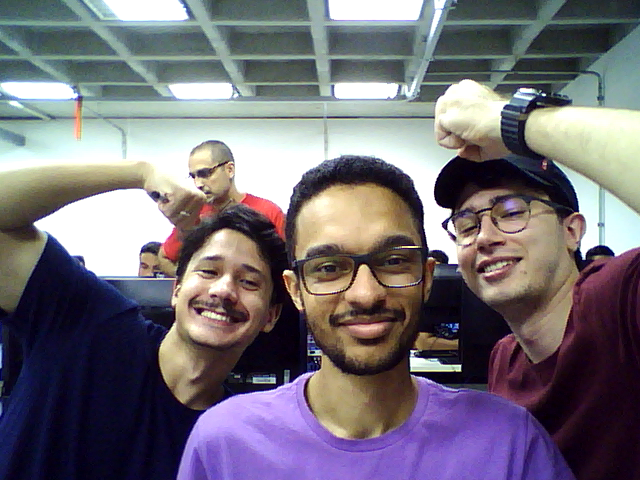
#> input picture lab4/parte b/lab_4_parte_B_1/foto_grupo_2.png, 640 x 480 px, given in place of the camera
$ jupyter execute --allow-errors 'Lab 4 Parte B--.ipynb'   (older library calls are emulated)   (text cells are left out)
#> lines starting #> are read from the running program, lines starting #| are printed output that depends on the picture
#> further down, frame is the input picture: shape (480, 640, 3); mean B, G, R 118.8, 110.3, 115.6
#> (a cell that did not finish here is left out)

[cell 2]
import cv2
import numpy as np
import os

# ============================================
# NOMES DAS IMAGENS DE ENTRADA
# ============================================

# caio_sem_avatar.jpg
# caio_com_avatar.jpg
# edson_sem_avatar.jpg
# edson_com_avatar.jpg
# nicolas_sem_avatar.jpg
# nicolas_com_avatar.jpg

# ============================================
# CONFIGURAÇÕES
# ============================================

# Lista de pessoas (nomes dos arquivos sem extensão)
pessoas = ['caio', 'edson', 'nicolas']

# Variações: 'sem_avatar' e 'com_avatar'
versoes = ['sem_avatar', 'com_avatar']

# Extensão das imagens (padrão .jpg)
extensao = '.jpg'

# --- Sobel: tamanhos de kernel a testar ---
# Valores possíveis: 1, 3, 5, 7 (ímpares)
sobel_kernels = [3, 5]  # Altere aqui para testar outros valores

# --- Canny: lista de dicionários com limiares ---
# Cada dicionário deve conter:
#   'threshold1': limiar inferior
#   'threshold2': limiar superior
#   'desc': descrição curta (usada no nome do arquivo)
# Altere os valores abaixo para testar diferentes combinações
canny_params = [
    {'threshold1': 30, 'threshold2': 90, 'desc': 'baixo'},
    {'threshold1': 100, 'threshold2': 200, 'desc': 'medio'},
    {'threshold1': 200, 'threshold2': 400, 'desc': 'alto'}
    # Adicione mais variações se desejar
]

# ============================================
# PROCESSAMENTO (arquivos na mesma pasta)
# ============================================

print("Iniciando processamento...")

for pessoa in pessoas:
    for versao in versoes:
        # Monta o nome do arquivo de entrada (ex: caio_sem_avatar.jpg)
        nome_entrada = f"{pessoa}_{versao}{extensao}"

        # Verifica se o arquivo existe no diretório atual
        if not os.path.exists(nome_entrada):
            print(f"Arquivo não encontrado: {nome_entrada}. Pulando...")
            continue

        # Carregar imagem
        img = cv2.imread(nome_entrada)
        if img is None:
            print(f"Erro ao ler: {nome_entrada}")
            continue

        # Converter para escala de cinza
        gray = cv2.cvtColor(img, cv2.COLOR_BGR2GRAY)

        print(f"Processando: {nome_entrada}")

        # ---------- Laplaciano ----------
        laplacian = cv2.Laplacian(gray, cv2.CV_64F)
        laplacian = np.uint8(np.abs(laplacian))
        nome_saida = f"laplacian_{pessoa}_{versao}.jpg"
        cv2.imwrite(nome_saida, laplacian)

        # ---------- Sobel (X e Y) para cada kernel ----------
        for k in sobel_kernels:
            # Sobel X
            sobelx = cv2.Sobel(gray, cv2.CV_64F, 1, 0, ksize=k)
            sobelx = np.uint8(np.abs(sobelx))
            nome_saida = f"sobelx_k{k}_{pessoa}_{versao}.jpg"
            cv2.imwrite(nome_saida, sobelx)

            # Sobel Y
            sobely = cv2.Sobel(gray, cv2.CV_64F, 0, 1, ksize=k)
            sobely = np.uint8(np.abs(sobely))
            nome_saida = f"sobely_k{k}_{pessoa}_{versao}.jpg"
            cv2.imwrite(nome_saida, sobely)

        # ---------- Canny para cada conjunto de parâmetros ----------
        for params in canny_params:
            edges = cv2.Canny(gray, params['threshold1'], params['threshold2'])
            nome_saida = f"canny_{params['desc']}_{pessoa}_{versao}.jpg"
            cv2.imwrite(nome_saida, edges)

print("Processamento concluído!")

[cell 3]
import cv2
import numpy as np
import os

# Lista de pessoas
pessoas = ['caio', 'edson', 'nicolas']

# Variações: sem_avatar e com_avatar
versoes = ['sem_avatar', 'com_avatar']

# Extensão das imagens
extensao = '.jpg'

# Tipos de ruído (para as imagens ruidosas)
# As imagens originais são apenas o nome base
# As ruidosas terão sufixos: _gauss e _sp
ruidos = ['gauss', 'sp']

# Parâmetro c da equação (Gonzalez recomenda c = -1 para a máscara padrão)
c = -1

# Tamanho do kernel para o Laplaciano (usar 3, pois é o padrão)
laplacian_ksize = 3

def add_gaussian_noise(image, mean=0, std=25):
    """Adiciona ruído Gaussiano à imagem."""
    noise = np.random.normal(mean, std, image.shape).astype(np.uint8)
    noisy_image = cv2.add(image, noise)
    return noisy_image

def add_salt_and_pepper_noise(image, noise_ratio=0.02):
    """Adiciona ruído Salt-and-Pepper à imagem."""
    noisy_image = image.copy()
    h, w, c = noisy_image.shape
    noisy_pixels = int(h * w * noise_ratio)

    for _ in range(noisy_pixels):
        row, col = np.random.randint(0, h), np.random.randint(0, w)
        if np.random.rand() < 0.5:
            noisy_image[row, col] = [0, 0, 0]       # pimenta (preto)
        else:
            noisy_image[row, col] = [255, 255, 255] # sal (branco)

    return noisy_image

# ============================================
# PROCESSAMENTO
# ============================================

print("Iniciando aumento de nitidez com Laplaciano...")

for pessoa in pessoas:
    for versao in versoes:
        # Nome base (original)
        nome_base = f"{pessoa}_{versao}{extensao}"

        # Verifica se a original existe
        if not os.path.exists(nome_base):
            print(f"Original não encontrada: {nome_base}. Pulando...")
            continue

        # Carrega imagem original
        img_original = cv2.imread(nome_base)
        if img_original is None:
            print(f"Erro ao ler {nome_base}")
            continue

        # Converte para escala de cinza (o Laplaciano é aplicado em cinza)
        gray_original = cv2.cvtColor(img_original, cv2.COLOR_BGR2GRAY)

        # Calcula Laplaciano da original
        lap_original = cv2.Laplacian(gray_original, cv2.CV_64F, ksize=laplacian_ksize)

        # Aplica equação: g = f + c * Laplaciano
        # Como lap pode ter valores negativos, fazemos a conversão cuidadosamente
        sharp_original = gray_original + c * lap_original
        # Clipa para 0-255 e converte para uint8
        sharp_original = np.clip(sharp_original, 0, 255).astype(np.uint8)

        # Salva imagem nítida da original
        nome_saida = f"sharp_{pessoa}_{versao}.jpg"
        cv2.imwrite(nome_saida, sharp_original)
        print(f"Salvo: {nome_saida}")


        # Agora processa as imagens ruidosas (gauss e sp)
        for ruido in ruidos:
            nome_ruido = f"{pessoa}_{versao}_{ruido}{extensao}"
            if not os.path.exists(nome_ruido):
                print(f"Ruído não encontrado: {nome_ruido}. Pulando...")
                continue

            img_ruido = cv2.imread(nome_ruido)
            if img_ruido is None:
                print(f"Erro ao ler {nome_ruido}")
                continue

            gray_ruido = cv2.cvtColor(img_ruido, cv2.COLOR_BGR2GRAY)
            lap_ruido = cv2.Laplacian(gray_ruido, cv2.CV_64F, ksize=laplacian_ksize)
            sharp_ruido = gray_ruido + c * lap_ruido
            sharp_ruido = np.clip(sharp_ruido, 0, 255).astype(np.uint8)

            nome_saida = f"sharp_{pessoa}_{versao}_{ruido}.jpg"
            cv2.imwrite(nome_saida, sharp_ruido)
            print(f"Salvo: {nome_saida}")

print("Processamento concluído!")

[cell 4]
import cv2
import numpy as np
import os

# Nomes das pessoas (conforme seus arquivos)
pessoas = ['caio', 'edson', 'nicolas']

# Variações: com e sem avatar
versoes = ['sem_avatar', 'com_avatar']

# Extensão das imagens
extensao = '.jpg'

# Parâmetros do Highboost
gaussian_kernel = 5          # Tamanho do kernel do filtro gaussiano (ímpar)
sigma = 0                     # Desvio padrão (0 = automático)
k_values = [1, 3]             # Fatores de realce (dois níveis)

# ============================================
# PROCESSAMENTO
# ============================================

print("Iniciando filtragem Highboost em imagens coloridas...")

for pessoa in pessoas:
    for versao in versoes:
        # Nome do arquivo de entrada (ex: caio_sem_avatar.jpg)
        nome_entrada = f"{pessoa}_{versao}{extensao}"

        if not os.path.exists(nome_entrada):
            print(f"Arquivo não encontrado: {nome_entrada}. Pulando...")
            continue

        # Carregar imagem colorida
        img_color = cv2.imread(nome_entrada)
        if img_color is None:
            print(f"Erro ao ler {nome_entrada}")
            continue

        # Converter para YUV (Y = luminância, U e V = crominância)
        img_yuv = cv2.cvtColor(img_color, cv2.COLOR_BGR2YUV)

        # Separar os canais
        y, u, v = cv2.split(img_yuv)

        # Converter Y para float32 para precisão
        y_float = np.float32(y)

        # Aplicar suavização gaussiana no canal Y
        blurred = cv2.GaussianBlur(y_float, (gaussian_kernel, gaussian_kernel), sigma)

        # Calcular a máscara (detalhes = Y original - borrado)
        mask = y_float - blurred

        # Aplicar para cada valor de k
        for k in k_values:
            # Highboost no canal Y: Y' = Y + k * mask
            y_sharp = y_float + k * mask

            # Recortar para o intervalo [0,255] e converter de volta para uint8
            y_sharp = np.clip(y_sharp, 0, 255).astype(np.uint8)

            # Recombinar os canais
            img_sharp_yuv = cv2.merge([y_sharp, u, v])

            # Converter de volta para BGR (colorido)
            img_sharp = cv2.cvtColor(img_sharp_yuv, cv2.COLOR_YUV2BGR)

            # Salvar a imagem resultante
            nome_saida = f"highboost_k{k}_{pessoa}_{versao}.jpg"
            cv2.imwrite(nome_saida, img_sharp)
            print(f"Salvo: {nome_saida}")

print("Processamento concluído!")

[cell 5]
import cv2
import numpy as np

# ============================================
# CONFIGURAÇÕES (altere aqui se desejar)
# ============================================
# Parâmetros para nitidez (Laplaciano)
c = -1                     # coeficiente da equação (Gonzalez)
laplacian_ksize = 3        # tamanho do kernel do Laplaciano

# Parâmetros para highboost
gaussian_kernel = 5        # tamanho do kernel do desfoque (ímpar)
sigma = 0                   # desvio padrão (0 = automático)
k_values = [1, 3]          # fatores de realce (dois níveis)

# ============================================
# FUNÇÕES DE PROCESSAMENTO (em espaço YUV)
# ============================================
def process_sharpness(frame, c, ksize):
    """Aplica nitidez via Laplaciano no canal Y."""
#> called with c = -1, ksize = 3
    # Converter para YUV
    yuv = cv2.cvtColor(frame, cv2.COLOR_BGR2YUV)
#> yuv: shape (480, 640, 3); mean of channels 0, 1, 2 112.8, 130.9, 130.4
    y, u, v = cv2.split(yuv)
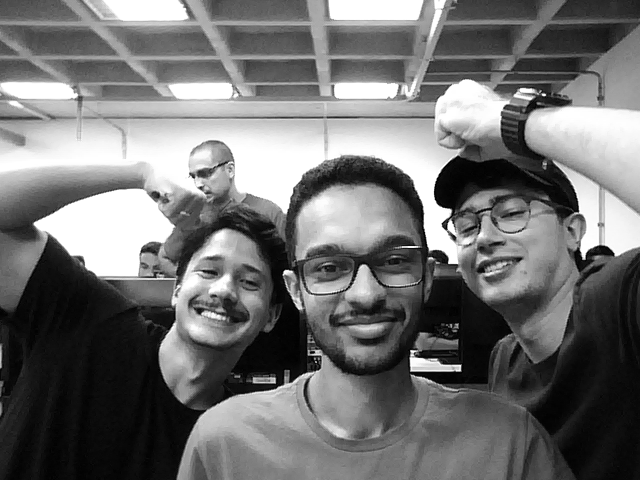
#> y: shape (480, 640); min 0, max 255, mean 112.8
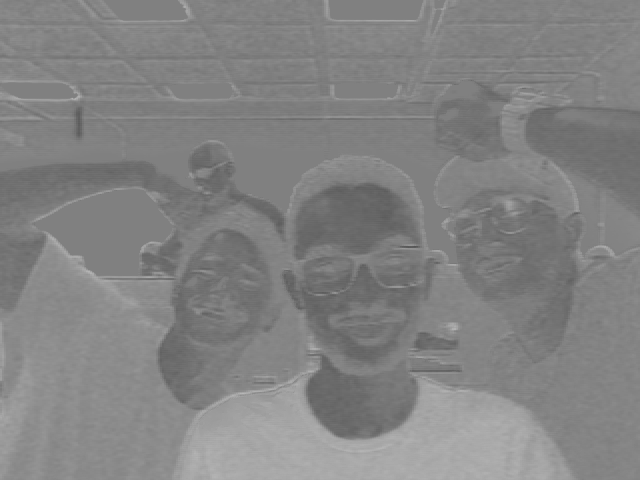
#> u: shape (480, 640); min 84, max 183, mean 130.9
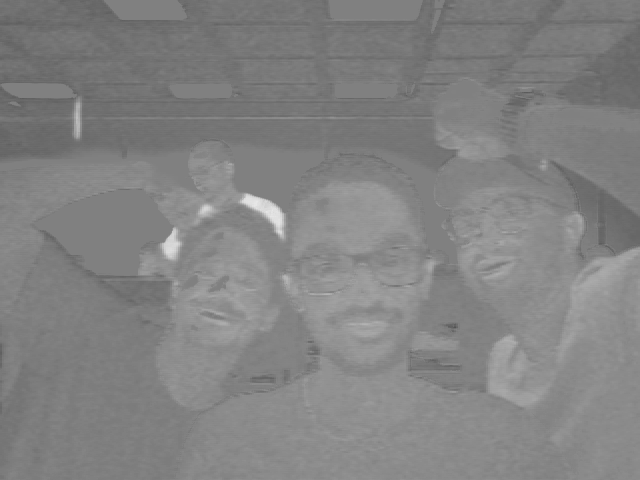
#> v: shape (480, 640); min 82, max 231, mean 130.4
    y_float = np.float32(y)

    # Laplaciano
    lap = cv2.Laplacian(y_float, cv2.CV_64F, ksize=ksize)

    # Equação: g = f + c * lap
    sharp_y = y_float + c * lap
    sharp_y = np.clip(sharp_y, 0, 255).astype(np.uint8)

    # Reconstituir imagem colorida
    sharp_yuv = cv2.merge([sharp_y, u, v])
    sharp_bgr = cv2.cvtColor(sharp_yuv, cv2.COLOR_YUV2BGR)
    return sharp_bgr

def process_highboost(frame, kernel_size, sigma, k):
    """Aplica highboost no canal Y com fator k."""
    yuv = cv2.cvtColor(frame, cv2.COLOR_BGR2YUV)
    y, u, v = cv2.split(yuv)
    y_float = np.float32(y)

    # Borrar
    blurred = cv2.GaussianBlur(y_float, (kernel_size, kernel_size), sigma)

    # Máscara de detalhes
    mask = y_float - blurred

    # Highboost
    high_y = y_float + k * mask
    high_y = np.clip(high_y, 0, 255).astype(np.uint8)

    high_yuv = cv2.merge([high_y, u, v])
    high_bgr = cv2.cvtColor(high_yuv, cv2.COLOR_YUV2BGR)
    return high_bgr

# ============================================
# INICIALIZAÇÃO DA WEBCAM
# ============================================
cap = cv2.VideoCapture(0)  # 0 para webcam padrão
if not cap.isOpened():
    print("Erro ao abrir a webcam")
    exit()

print("Controles:")
print("  Pressione 's' para salvar as imagens atuais")
print("  Pressione 'q' para sair")

#> (the rest of this cell did not finish here and is left out)
